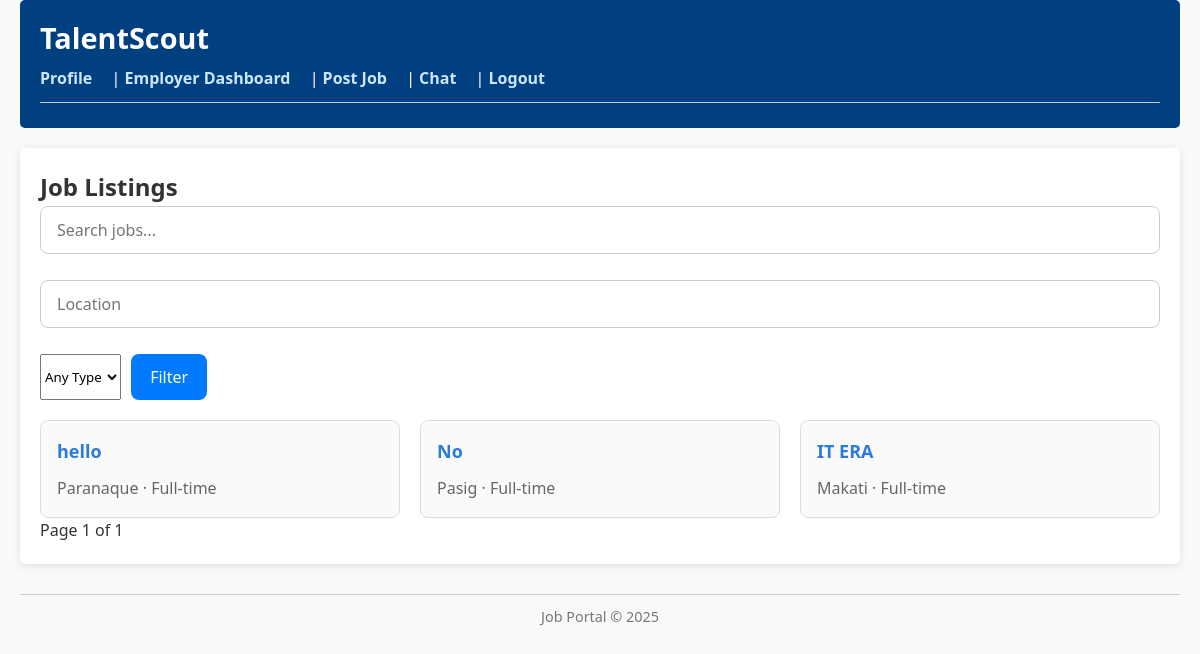
Page /jobs/ (signed in) on the earlier database version.
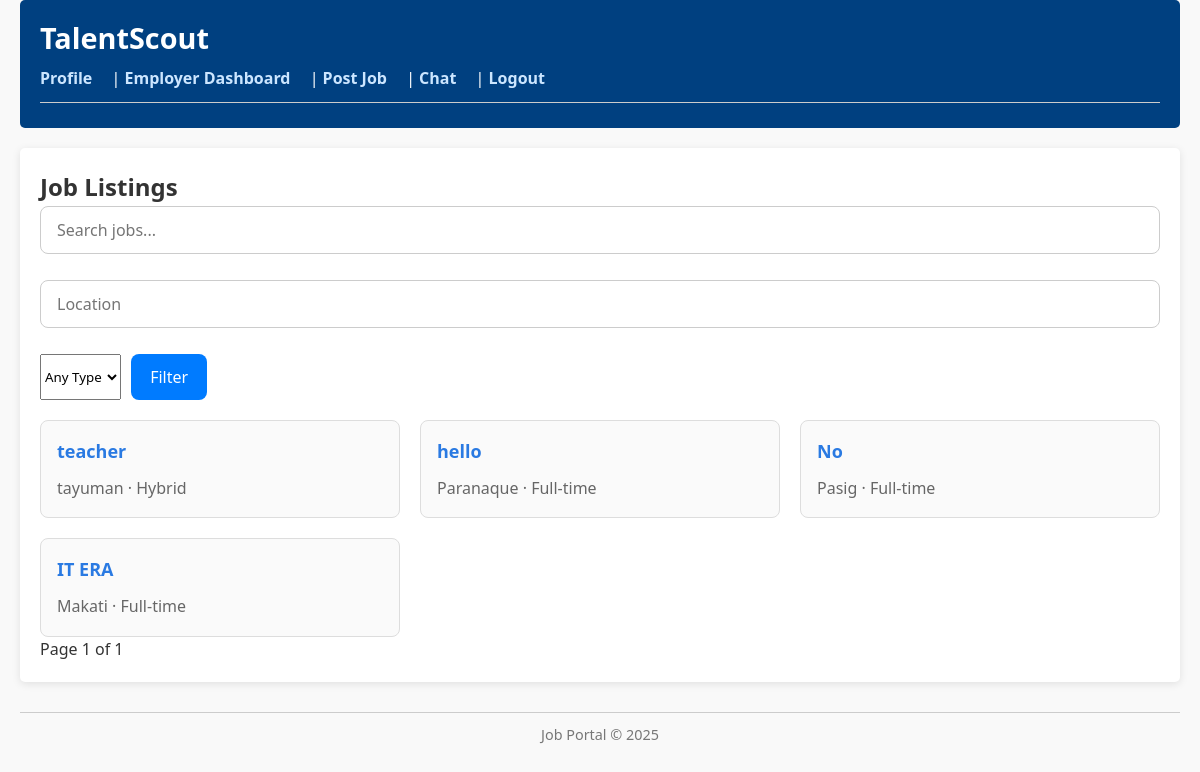
Same page on the later database version.
### jobs/models.py (models this page shows, shortened)
class Job(models.Model):
    FULL_TIME = 'FT'
    PART_TIME = 'PT'
    HYBRID = 'HY'
    REMOTE = 'RM'
    JOB_TYPE_CHOICES = [
        (FULL_TIME, 'Full-time'),
        (PART_TIME, 'Part-time'),
        (HYBRID, 'Hybrid'),
        (REMOTE, 'Remote'),
    ]
    title = models.CharField(max_length=255)
    description = models.TextField()
    location = models.CharField(max_length=255)
    employer = models.ForeignKey(User, on_delete=models.CASCADE, related_name='jobs_posted')
    applications = models.ManyToManyField(User, related_name='job_applications', blank=True)
    created_at = models.DateTimeField(auto_now_add=True)
    requirements = models.TextField(blank=True, null=True)
    job_type = models.CharField(
        max_length=2,
        choices=JOB_TYPE_CHOICES,
        blank=True,
        null=True
    )
    salary_range = models.CharField(max_length=100, blank=True, null=True)

### jobs/views.py (the view)
# urls.py: path('', views.job_list, name='job_list'),
@login_required
def job_list(request):
    jobs = Job.objects.all().order_by('-created_at')
    query = request.GET.get('q')
    location = request.GET.get('location')
    job_type = request.GET.get('job_type')
    salary_min = request.GET.get('salary_min')
    if query:
        jobs = jobs.filter(title__icontains=query)
    if location:
        jobs = jobs.filter(location__icontains=location)
    if job_type:
        jobs = jobs.filter(job_type=job_type)
    if salary_min:
        jobs = jobs.filter(salary_range__gte=salary_min)
    paginator = Paginator(jobs, 10)
    page_number = request.GET.get('page')
    page_obj = paginator.get_page(page_number)
    return render(request, 'jobs/job_list.html', {'jobs': page_obj})

### jobs/templates/jobs/job_list.html (shortened to what this page needs)
{% extends 'base.html' %}
{% block content %}
<h2>Job Listings</h2>
<form method="get" class="job-filter-form">
  <input type="text" name="q" placeholder="Search jobs..." value="{{ request.GET.q }}">
  <input type="text" name="location" placeholder="Location" value="{{ request.GET.location }}">
  <select name="job_type">
    <option value="">Any Type</option>
  </select>
  <button type="submit">Filter</button>
</form>
<div class="job-cards-container">
  {% for job in jobs %}
    <div class="job-card">
      <h3><a href="{% url 'jobs:job_detail' job.id %}">{{ job.title }}</a></h3>
      <p>{{ job.location }} · {{ job.get_job_type_display }}</p>
    </div>
  {% empty %}
    <p>No jobs found.</p>
  {% endfor %}
</div>
<div class="pagination">
  <span>Page {{ jobs.number }} of {{ jobs.paginator.num_pages }}</span>
</div>
{% endblock %}

Differences in the rows shown:
added Job: title "teacher", location "tayuman", job_type "Hybrid"
